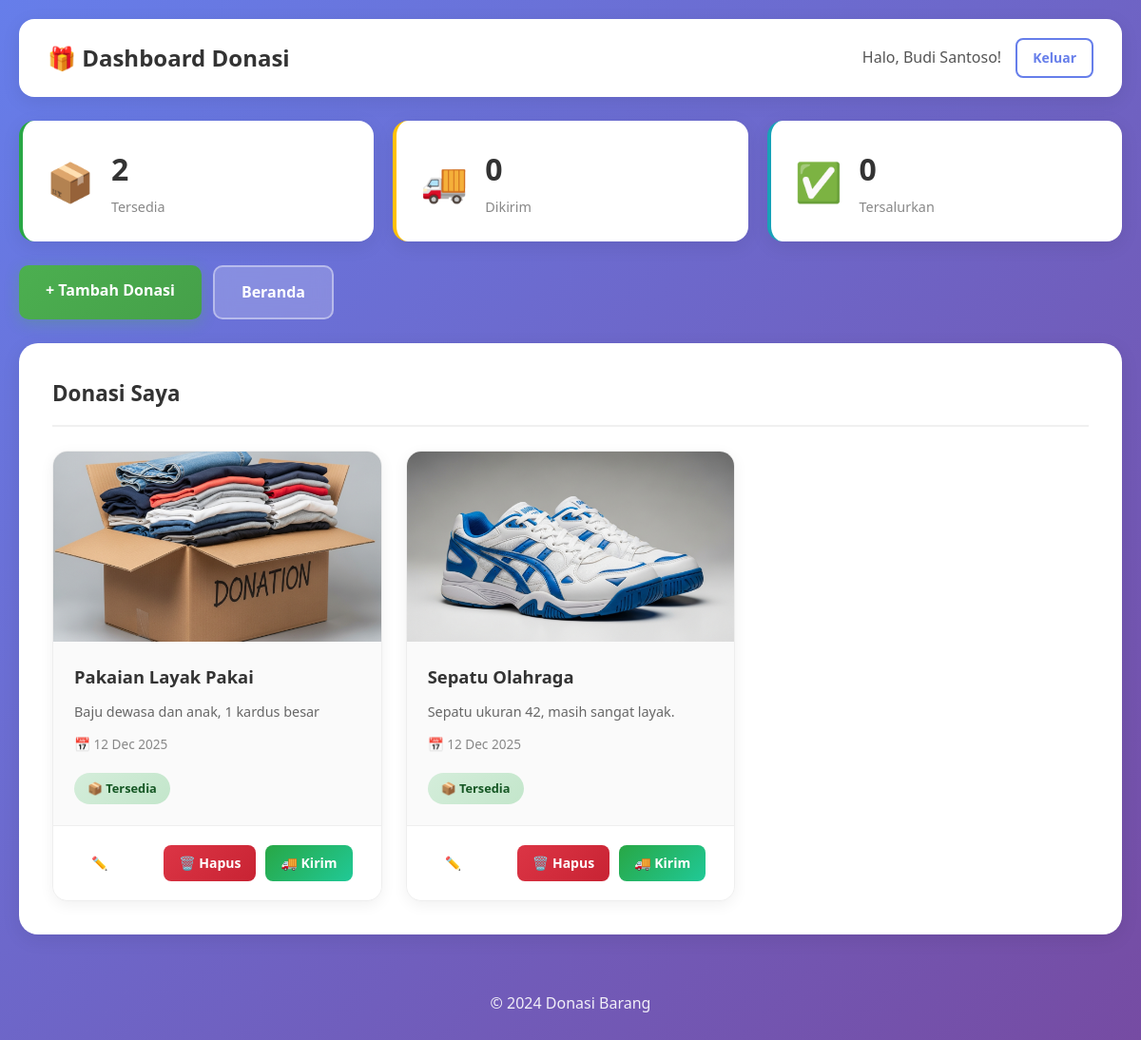
The app's page /dashboard.php (signed in) with its own data.
### tables this page shows
CREATE TABLE donasi (
    id INT AUTO_INCREMENT PRIMARY KEY,
    user_id INT,
    nama_barang VARCHAR(150),
    deskripsi TEXT,
    foto VARCHAR(255),
    bukti_penyaluran VARCHAR(255) DEFAULT NULL,
    status ENUM('tersedia','dikirim','tersalurkan') DEFAULT 'tersedia',
    tanggal TIMESTAMP DEFAULT CURRENT_TIMESTAMP,
    FOREIGN KEY (user_id) REFERENCES users(id) ON DELETE CASCADE
);

### db.php (called while the page is built, shortened)
<?php
function db_query($conn, $query) {
    return mysqli_query($conn, $query);
}
function db_fetch($result) {
    return mysqli_fetch_assoc($result);
}
function db_num_rows($result) {
    return mysqli_num_rows($result);
}
?>

### dashboard.php (the view, shortened to what this page needs)
<?php
require_once 'db.php';
$user_id = $_SESSION['user_id'];
$query = "SELECT * FROM donasi WHERE user_id = $user_id ORDER BY tanggal DESC";
$result = db_query($conn, $query);
$count_tersedia = 0;
$count_dikirim = 0;
$count_tersalurkan = 0;
$count_query = "SELECT status, COUNT(*) as total FROM donasi WHERE user_id = $user_id GROUP BY status";
$count_result = db_query($conn, $count_query);
while ($row = db_fetch($count_result)) {
    if ($row['status'] == 'tersedia') $count_tersedia = $row['total'];
}
?>
<!DOCTYPE html>
<html lang="id">
<head>
    <link rel="stylesheet" href="style.css">
</head>
<body>
    <div class="container">
        <header class="dashboard-header">
            <div class="header-left">
                <h1>🎁 Dashboard Donasi</h1>
            </div>
            <div class="user-info">
                <span class="user-name">Halo, <?php echo htmlspecialchars($_SESSION['user_nama']); ?>!</span>
                <a href="logout.php" class="btn btn-outline btn-sm">Keluar</a>
            </div>
        </header>
        <div class="stats-grid">
            <div class="stat-card stat-tersedia">
                <div class="stat-icon">📦</div>
                <div class="stat-info">
                    <h3><?php echo $count_tersedia; ?></h3>
                    <p>Tersedia</p>
                </div>
            </div>
            <div class="stat-card stat-dikirim">
                <div class="stat-icon">🚚</div>
                <div class="stat-info">
                    <h3><?php echo $count_dikirim; ?></h3>
                    <p>Dikirim</p>
                </div>
            </div>
            <div class="stat-card stat-tersalurkan">
                <div class="stat-icon">✅</div>
                <div class="stat-info">
                    <h3><?php echo $count_tersalurkan; ?></h3>
                    <p>Tersalurkan</p>
                </div>
            </div>
        </div>
        <nav class="dashboard-nav">
            <a href="tambah.php" class="btn btn-primary">+ Tambah Donasi</a>
            <a href="index.php" class="btn btn-secondary">Beranda</a>
        </nav>
        <section class="dashboard-content">
            <h2>Donasi Saya</h2>
            <?php if (db_num_rows($result) > 0): ?>
                <div class="donation-grid">
                    <?php while ($row = db_fetch($result)): ?>
                        <div class="donation-card">
                            <div class="donation-image">
                                <?php if ($row['foto'] && file_exists('uploads/' . $row['foto'])): ?>
                                    <img src="uploads/<?php echo htmlspecialchars($row['foto']); ?>" alt="<?php echo htmlspecialchars($row['nama_barang']); ?>">
                                <?php else: ?>
                                    <div class="no-image">📦</div>
                                <?php endif; ?>
                            </div>
                            <div class="donation-info">
                                <h3><?php echo htmlspecialchars($row['nama_barang']); ?></h3>
                                <p class="description"><?php echo htmlspecialchars($row['deskripsi']); ?></p>
                                <p class="date">📅 <?php echo date('d M Y', strtotime($row['tanggal'])); ?></p>
                                <span class="status-badge status-<?php echo $row['status']; ?>">
                                    <?php
                                    if ($row['status'] == 'tersedia') echo '📦 Tersedia';
                                    elseif ($row['status'] == 'dikirim') echo '🚚 Dikirim';
                                    else echo '✅ Tersalurkan';
                                    ?>
                                </span>
                            </div>
                            <div class="donation-actions">
                                <?php if ($row['status'] == 'tersedia'): ?>
                                    <a href="edit.php?id=<?php echo $row['id']; ?>" class="btn btn-secondary btn-sm">✏️ Edit</a>
                                    <a href="delete.php?id=<?php echo $row['id']; ?>" class="btn btn-danger btn-sm" onclick="return confirm('Yakin hapus donasi ini?')">🗑️ Hapus</a>
                                    <a href="kirim.php?id=<?php echo $row['id']; ?>" class="btn btn-success btn-sm" onclick="return confirm('Tandai sebagai dikirim?')">🚚 Kirim</a>
                                <?php elseif ($row['status'] == 'dikirim'): ?>
                                    <span class="info-text">Menunggu penyaluran...</span>
                                <?php else: ?>
                                    <span class="info-text success-text">Terima kasih! Donasi Anda telah tersalurkan.</span>
                                <?php endif; ?>
                            </div>
                        </div>
                    <?php endwhile; ?>
                </div>
            <?php endif; ?>
        </section>
        <footer class="footer">
            <p>&copy; 2024 Donasi Barang</p>
        </footer>
    </div>
</body>
</html>

### style.css (style rules this page uses)
* { margin: 0; padding: 0; box-sizing: border-box; }
body { font-family: 'Segoe UI', Tahoma, Geneva, Verdana, sans-serif; background: linear-gradient(135deg, #667eea 0%, #764ba2 100%); min-height: 100vh; color: #333; line-height: 1.6; }
.container { max-width: 1200px; margin: 0 auto; padding: 20px; }
.btn { display: inline-block; padding: 14px 28px; border: none; border-radius: 10px; cursor: pointer; text-decoration: none; font-size: 1rem; font-weight: 600; transition: all 0.3s ease; text-align: center; }
.btn-primary { background: linear-gradient(135deg, #4CAF50 0%, #45a049 100%); color: white; box-shadow: 0 4px 15px rgba(76, 175, 80, 0.3); }
.btn-secondary { background: rgba(255,255,255,0.2); color: white; border: 2px solid rgba(255,255,255,0.4); backdrop-filter: blur(10px); }
.btn-success { background: linear-gradient(135deg, #28a745 0%, #20c997 100%); color: white; }
.btn-danger { background: linear-gradient(135deg, #dc3545 0%, #c82333 100%); color: white; }
.btn-outline { background: transparent; color: #667eea; border: 2px solid #667eea; }
.btn-sm { padding: 8px 16px; font-size: 0.875rem; border-radius: 8px; }
.footer { text-align: center; padding: 30px; color: white; opacity: 0.9; }
.dashboard-header { display: flex; justify-content: space-between; align-items: center; background: white; padding: 20px 30px; border-radius: 16px; margin-bottom: 25px; box-shadow: 0 5px 20px rgba(0, 0, 0, 0.08); flex-wrap: wrap; gap: 15px; }
.header-left h1 { color: #333; font-size: 1.5rem; }
.user-info { display: flex; align-items: center; gap: 15px; }
.user-name { color: #555; font-weight: 500; }
.stats-grid { display: grid; grid-template-columns: repeat(auto-fit, minmax(200px, 1fr)); gap: 20px; margin-bottom: 25px; }
.stat-card { background: white; padding: 25px; border-radius: 16px; display: flex; align-items: center; gap: 18px; box-shadow: 0 5px 20px rgba(0, 0, 0, 0.08); transition: transform 0.3s ease; }
.stat-tersedia { border-left: 4px solid #28a745; }
.stat-dikirim { border-left: 4px solid #ffc107; }
.stat-tersalurkan { border-left: 4px solid #17a2b8; }
.stat-icon { font-size: 2.5rem; }
.stat-info h3 { font-size: 2rem; color: #333; margin-bottom: 2px; }
.stat-info p { color: #888; font-size: 0.9rem; font-weight: 500; }
.dashboard-nav { display: flex; gap: 12px; flex-wrap: wrap; margin-bottom: 25px; }
.dashboard-content { background: white; padding: 35px; border-radius: 20px; box-shadow: 0 5px 20px rgba(0, 0, 0, 0.08); margin-bottom: 30px; }
.dashboard-content h2 { color: #333; margin-bottom: 25px; padding-bottom: 15px; border-bottom: 2px solid #f0f0f0; font-size: 1.4rem; }
.donation-grid { display: grid; grid-template-columns: repeat(auto-fill, minmax(320px, 1fr)); gap: 25px; }
.donation-card { background: #fafafa; border-radius: 16px; overflow: hidden; box-shadow: 0 4px 15px rgba(0, 0, 0, 0.06); transition: all 0.3s ease; border: 1px solid #eee; }
.donation-image { height: 200px; overflow: hidden; background: linear-gradient(135deg, #e8e8e8 0%, #f5f5f5 100%); }
.donation-image img { width: 100%; height: 100%; object-fit: cover; transition: transform 0.3s ease; }
.donation-info { padding: 22px; }
.donation-info h3 { color: #333; margin-bottom: 10px; font-size: 1.15rem; }
.donation-info .description { color: #666; font-size: 0.9rem; margin-bottom: 12px; display: -webkit-box; -webkit-line-clamp: 2; -webkit-box-orient: vertical; overflow: hidden; }
.donation-info .date, .donation-info .donor { color: #888; font-size: 0.85rem; margin-bottom: 8px; }
.status-badge { display: inline-block; padding: 6px 14px; border-radius: 25px; font-size: 0.8rem; font-weight: 600; margin-top: 12px; }
.status-tersedia { background: linear-gradient(135deg, #d4edda 0%, #c3e6cb 100%); color: #155724; }
.donation-actions { padding: 18px 22px; background: white; display: flex; gap: 10px; flex-wrap: wrap; align-items: center; border-top: 1px solid #eee; }

### records on screen
donasi: foto (picture), nama_barang "Pakaian Layak Pakai", deskripsi "Baju dewasa dan anak, 1 kardus besar", tanggal "12 Dec 2025", status "📦 Tersedia"
donasi: foto (picture), nama_barang "Sepatu Olahraga", deskripsi "Sepatu ukuran 42, masih sangat layak.", tanggal "12 Dec 2025", status "📦 Tersedia"

### other values on screen
$_SESSION['user_nama'] "Budi Santoso"
$count_tersedia "2"
$count_dikirim "0"
$count_tersalurkan "0"
